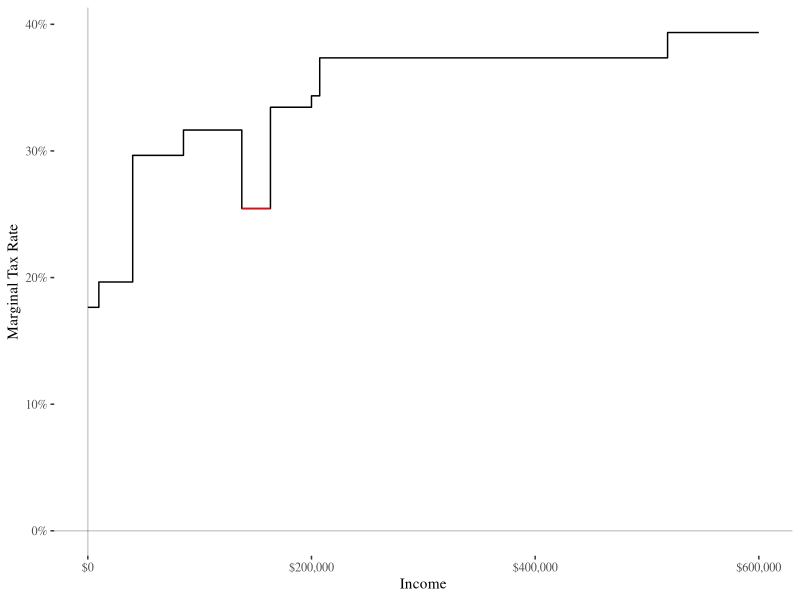
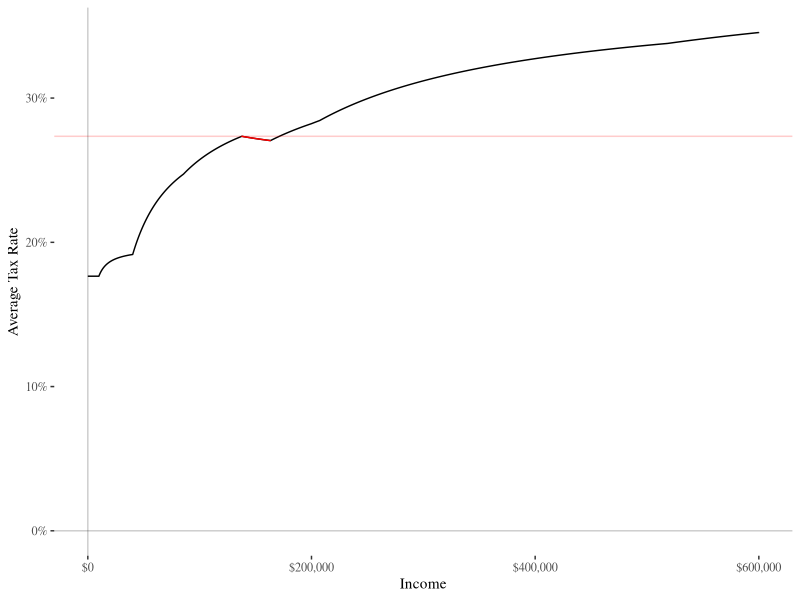

Write R code to recreate these figures, in order.
## ---- chunk 1
library(ggplot2)
library(ggthemes)
library(data.table)
library(scales)
ss <- 0.062
mcare <- 0.0145
mcareExtra <- 0.009
taxes <- data.table(income = c(0, 9875, 
                               40125, 85525, 
                               137700, 163300, 
                               200000, 207350, 
                               518400, 600000),
                    taxrate = c(0.1 + ss + mcare, 0.12 + ss + mcare, 
                                0.22 + ss + mcare, 0.24 + ss + mcare, 
                                0.24 + mcare, 0.32 + mcare, 
                                0.32 + mcare + mcareExtra, 0.35 + mcare + mcareExtra,
                                0.37 + mcare + mcareExtra, 0.37 + mcare + mcareExtra))

ggplot() +
  geom_step(data = taxes, aes(x = income, y = taxrate)) +
  geom_line(aes(x = c(137700, 163300), y = c(0.24 + mcare, 0.24 + mcare)), 
            color = "red") +
  geom_hline(yintercept = 0, alpha = 0.2) +
  geom_vline(xintercept = 0, alpha = 0.2) +
  scale_y_continuous(labels = percent_format(accuracy = 1)) +
  scale_x_continuous(labels = dollar_format(accuracy = 1)) +
  labs(x = "Income", y = "Marginal Tax Rate") +
  theme_tufte()
## ---- chunk 2
totalTax <- data.table(income = seq(0, 600000, by = 1))
totalTax[, "tax" := fcase(income %in% 0:9875, (0.1 + ss + mcare) * income,
                          income %in% 9876:40125, (0.1 + ss + mcare) * 9875 + 
                            (0.12 + ss + mcare) * (income - 9875),
                          income %in% 40126:85525, (0.1 + ss + mcare) * 9875 +
                            (0.12 + ss + mcare) * (40125 - 9876) + 
                            (0.22 + ss + mcare) * (income - 40125),
                          income %in% 85526:137700, (0.1 + ss + mcare) * 9875 +
                            (0.12 + ss + mcare) * (40125 - 9876) + 
                            (0.22 + ss + mcare) * (85525 - 40126) +
                            (0.24 + ss + mcare) * (income - 85525),
                          income %in% 137701:163300, (0.1 + ss + mcare) * 9875 +
                            (0.12 + ss + mcare) * (40125 - 9876) + 
                            (0.22 + ss + mcare) * (85525 - 40126) +
                            (0.24 + ss + mcare) * (137700 - 85525) +
                            (0.24 + mcare) * (income - 137700),
                          income %in% 163301:200000, (0.1 + ss + mcare) * 9875 +
                            (0.12 + ss + mcare) * (40125 - 9876) + 
                            (0.22 + ss + mcare) * (85525 - 40126) +
                            (0.24 + ss + mcare) * (137700 - 85525) +
                            (0.24 + mcare) * (163300 - 137700) +
                            (0.32 + mcare) * (income - 163300),
                          income %in% 200001:207350, (0.1 + ss + mcare) * 9875 +
                            (0.12 + ss + mcare) * (40125 - 9876) + 
                            (0.22 + ss + mcare) * (85525 - 40126) +
                            (0.24 + ss + mcare) * (137700 - 85525) +
                            (0.24 + mcare) * (163300 - 137700) +
                            (0.32 + mcare) * (200000 - 163300) +
                            (0.32 + mcare + mcareExtra) * (income - 200000),
                          income %in% 207351:518400, (0.1 + ss + mcare) * 9875 +
                            (0.12 + ss + mcare) * (40125 - 9876) + 
                            (0.22 + ss + mcare) * (85525 - 40126) +
                            (0.24 + ss + mcare) * (137700 - 85525) +
                            (0.24 + mcare) * (163300 - 137700) +
                            (0.32 + mcare) * (200000 - 163300) +
                            (0.32 + mcare + mcareExtra) * (207350 - 200000) +
                            (0.35 + mcare + mcareExtra) * (income - 207350),
                          income >= 518401, (0.1 + ss + mcare) * 9875 +
                            (0.12 + ss + mcare) * (40125 - 9876) + 
                            (0.22 + ss + mcare) * (85525 - 40126) +
                            (0.24 + ss + mcare) * (137700 - 85525) +
                            (0.24 + mcare) * (163300 - 137700) +
                            (0.32 + mcare) * (200000 - 163300) +
                            (0.32 + mcare + mcareExtra) * (207350 - 200000) +
                            (0.35 + mcare + mcareExtra) * (518400 - 207350) +
                            (0.37 + mcare + mcareExtra) * (income - 518400))]
totalTax[, "avgRate" := tax / income]
totalTax[is.na(avgRate), "avgRate" := NA]

ggplot() +
  geom_line(data = totalTax, aes(x = income, y = avgRate)) +
  geom_line(data = totalTax[income %in% 137701:163300], aes(x = income, y = avgRate),
            color = "red") +
  geom_hline(yintercept = 0, alpha = 0.2) +
  geom_hline(yintercept = totalTax[income == 137700]$avgRate, alpha = 0.2, color = "red") +
  geom_vline(xintercept = 0, alpha = 0.2) +
  labs(x = "Income", y = "Average Tax Rate") +
  scale_y_continuous(labels = percent_format(accuracy = 1)) +
  scale_x_continuous(labels = dollar_format(accuracy = 1)) +
  theme_tufte()

